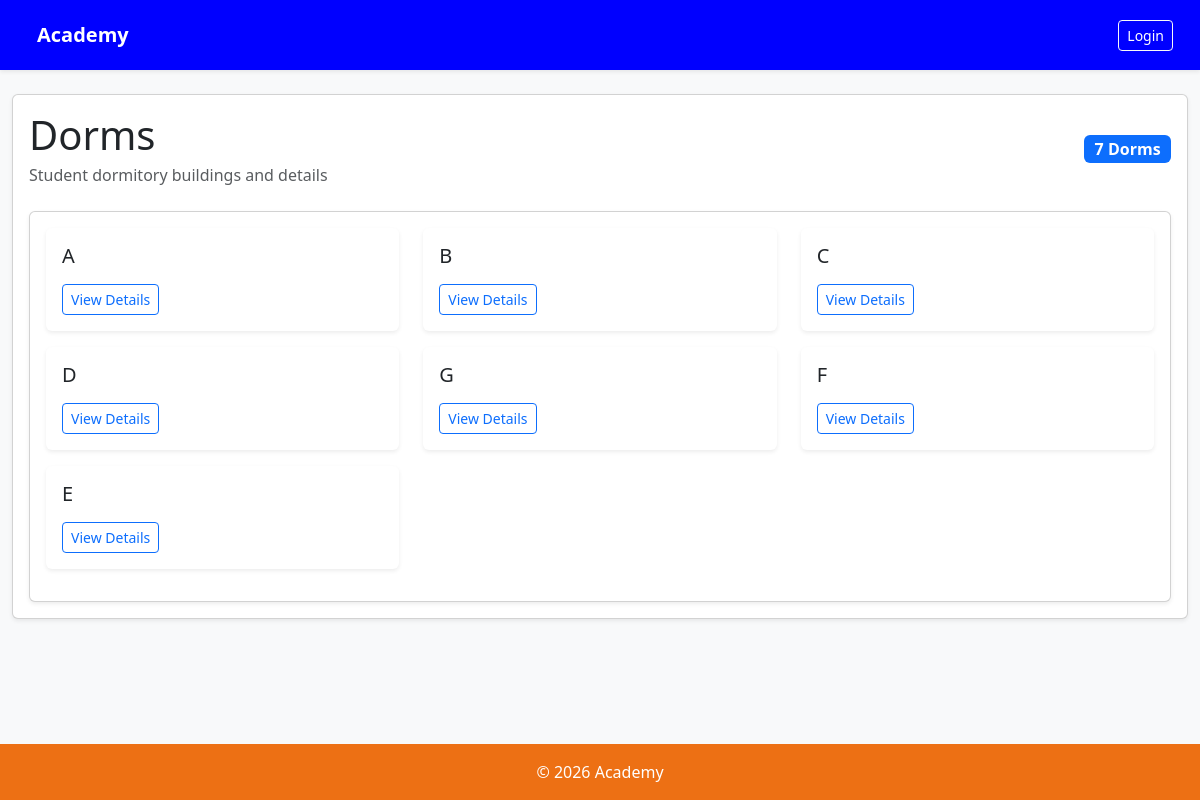
/dorms/, run on the app's committed database.
### apps/dorms/models.py (models this page shows, shortened)
class Dorm(models.Model):
    name = models.CharField(max_length=100)
    capacity = models.IntegerField(default=800)

### apps/dorms/views.py (the view)
# urls.py: path("", dorm_list, name="dorms"),
def dorm_list(request):
    dorms = Dorm.objects.all()
    return render(
        request,
        "dorms/dorms.html",
        {
            "dorms": dorms
        }
    )

### apps/dorms/templates/dorms/dorms.html (shortened to what this page needs)
{% extends "base.html" %}
{% block content %}
<div class="d-flex justify-content-between align-items-center mb-4">
    <div>
        <h1 class="display-6 mb-1">
            Dorms
        </h1>
        <p class="text-muted mb-0">
            Student dormitory buildings and details
        </p>
    </div>
    <span class="badge bg-primary fs-6">
        {{ dorms|length }} Dorms
    </span>
</div>
<div class="card shadow-sm">
    <div class="card-body">
        <div class="row">
            {% for dorm in dorms %}
            <div class="col-md-6 col-lg-4 mb-3">
                <div class="card h-100 border-0 shadow-sm">
                    <div class="card-body">
                        <h5 class="card-title mb-3">
                            {{ dorm.name }}
                        </h5>
                        <a href="{% url 'dorm_detail' dorm.id %}"
                           class="btn btn-outline-primary btn-sm">
                            View Details
                        </a>
                    </div>
                </div>
            </div>
            {% empty %}
            <div class="col-12">
                <div class="alert alert-warning">
                    No dorms found.
                </div>
            </div>
            {% endfor %}
        </div>
    </div>
</div>
{% endblock %}

### data on the page
Dorm: name "A"
Dorm: name "B"
Dorm: name "C"
Dorm: name "D"
Dorm: name "G"
Dorm: name "F"
Dorm: name "E"

### other printed values
{{ dorms|length }} "7"
